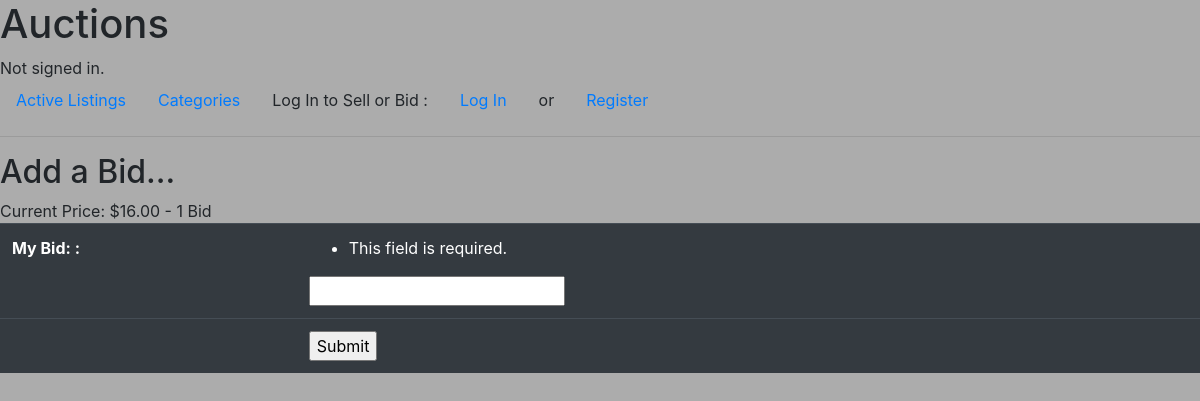
The app's page /14/bid, older data.
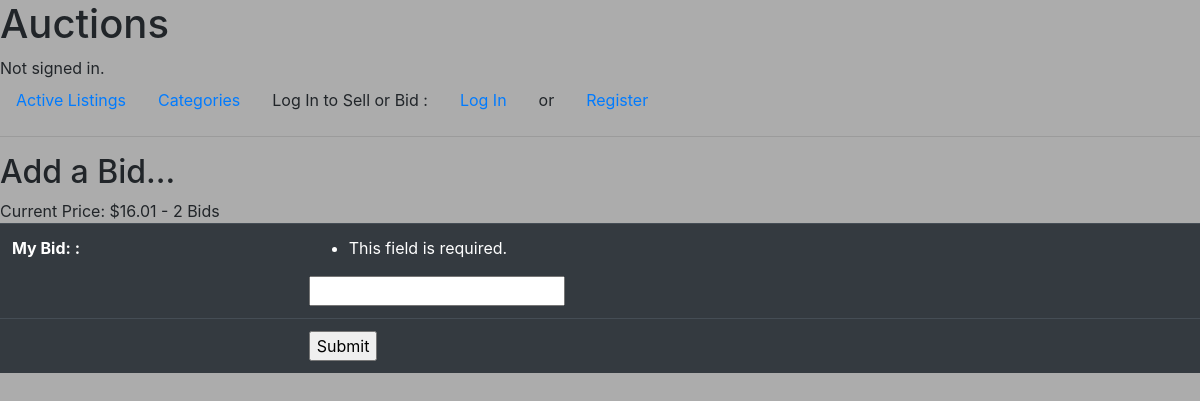
The same page, newer data.
### auctions/models.py (models this page shows, shortened)
class Auction(models.Model):
    ACTIVE='A'
    INACTIVE='I'
    STATUS_CHOICES=[(ACTIVE, 'Active'),(INACTIVE, 'Inactive'),]
    id = models.AutoField(primary_key=True)
    title=models.CharField(max_length=50)
    descrip=models.CharField(max_length=255)
    startingbid=models.DecimalField(max_digits=10, decimal_places=2)
    currentprice=models.DecimalField(max_digits=10, decimal_places=2)
    status=models.CharField(max_length=1, choices=STATUS_CHOICES, default=ACTIVE,)
    DaT_started=models.DateTimeField(auto_now=True)
    URLimage=models.URLField(max_length=200, blank=True)
    pic=models.ImageField(blank=True)
    creator=models.ForeignKey(User, on_delete=models.CASCADE, default=1)
    category=models.ForeignKey(Category, on_delete=models.CASCADE, )
    win=models.ForeignKey(User, related_name='winner', on_delete=models.CASCADE, default=1)

### auctions/views.py (the view, shortened to what this page needs)
# urls.py: path("<int:auction_id>/<slug:slug>", views.auction2, name="auction2"),
def auction2(request, auction_id, slug):
    print("--->auction2")
    global user
    sameuser=False
    actualuser=request.user
    auction=Auction.objects.get(pk=auction_id)
    print(slug)
    if slug=="follow":
        ins=Watchlist(user=actualuser,auction=auction)
        ins.save()
        print("The data as been written")
    if slug=="unfollow":
        watchlist=Watchlist.objects.filter(auction__pk=auction_id).filter(user__pk=actualuser.id)
        if watchlist.exists():
            Watchlist.objects.filter(auction__pk=auction_id).filter(user__pk=actualuser.id).delete()
            print("UNFOLLOWING...")
    if slug=="close":
        bid_1=Bid.objects.filter(auction__pk=auction_id).order_by('-amount')[:1].get()
        print(bid_1.user)
        print(bid_1.auction)
        print(bid_1.amount)
        Auction.objects.filter(pk=auction.id).update(status="I", win=bid_1.user)
    if slug!="bid":
        print("slug!=bid")
        if auction.creator==actualuser:
            sameuser=True
            print("SAME")
        else:
            print("NOT THE SAME")
        watchlist=Watchlist.objects.filter(auction__pk=auction_id).filter(user__pk=actualuser.id)
        if watchlist.exists():
            print("Entry contained in queryset:",watchlist)
            watch=True
        else:
            watch=False
        return render(request, "auctions/auction.html", {
            "auction": auction,
            "watchlist": watch,
            "sameuser": sameuser
        })
    else:
        print("slug==bid")
        bids=Bid.objects.filter(auction__pk=auction_id)
        print("Records: ",bids.count())
        if request.method == 'POST':
            form = Bid_in_Auction(request.POST)
            if form.is_valid():
                cd = form.cleaned_data
                mybid=cd['mybid']
                if bids.count() == 0: # if there are not bids...
                    if mybid>=auction.currentprice: # mybid has to be >= than the current price
                        print(actualuser.username)
                        ins=Bid(auction=auction, user=actualuser, amount=mybid)
                        ins.save()
                        Auction.objects.filter(pk=auction.id).update(currentprice=mybid)
                        print("The data as been written")
                        return HttpResponseRedirect(reverse('auction', args=[auction_id]))
                    else:
                        return render(request, 'auctions/auction_bid.html',{'form': form, 'price': auction.currentprice, 'txt': "Your bid cannot be lower than the actual price..." })
                else:       # if there are bids...
                    if mybid>auction.currentprice: # mybid has to be > than the current price
                        print(actualuser.username)
                        ins=Bid(auction=auction, user=actualuser, amount=mybid)
                        ins.save()
                        Auction.objects.filter(pk=auction.id).update(currentprice=mybid)
                        print("The data as been written")
                        return HttpResponseRedirect(reverse('auction', args=[auction_id]))
                    else:
                        return render(request, 'auctions/auction_bid.html',{'form': form, 'price': auction.currentprice, 'txt': "Your bid cannot be lower than the actual price..." })
        else:
            print("TRATO DE IR AL FORM")
            form = Bid_in_Auction(request.POST)
            if bids.count() == 0:
                msg="0 Bids"
            elif bids.count() == 1:
                msg="1 Bid"
            else:
                msg=str(bids.count())+" Bids"
        return render(request, 'auctions/auction_bid.html',{'form': form, 'price': auction.currentprice ,'txt': msg })

### auctions/forms.py
class Bid_in_Auction(forms.Form):
    mybid=forms.DecimalField(max_digits=10, decimal_places=2, label='My Bid: ')

### auctions/templates/auctions/auction_bid.html (shortened to what this page needs)
{% extends "auctions/layout.html" %}
{% block body %}
    <h2>Add a Bid...</h2>
    {% if submitted %}
        <p class="success">
         Your message was submitted successfully. Thank you.
        </p>
    {% else %}
    <form action="" method="post" novalidate>
        {% if txt == "Your bid cannot be lower than the actual price..."%}
        <div class="alert alert-danger" role="alert">
            Current Price: ${{ price }} - {{ txt }}
          </div>
        {% else %}
            Current Price: ${{ price }} - {{ txt }}
        {% endif %}
        <table class="table table-hover table-dark">
        {{ form.as_table }}
            <tr>
                <td>&nbsp;</td>
                <td><input type="submit" value="Submit"></td>
            </tr>
        </table>
    </form>
    {% endif %}
{% endblock %}

Row changes from the older to the newer data that the page shows:
changed Auction: currentprice "16.00" → "16.01"
Text that changed along with them:
{{ txt }}: "1 Bid" → "2 Bids"
